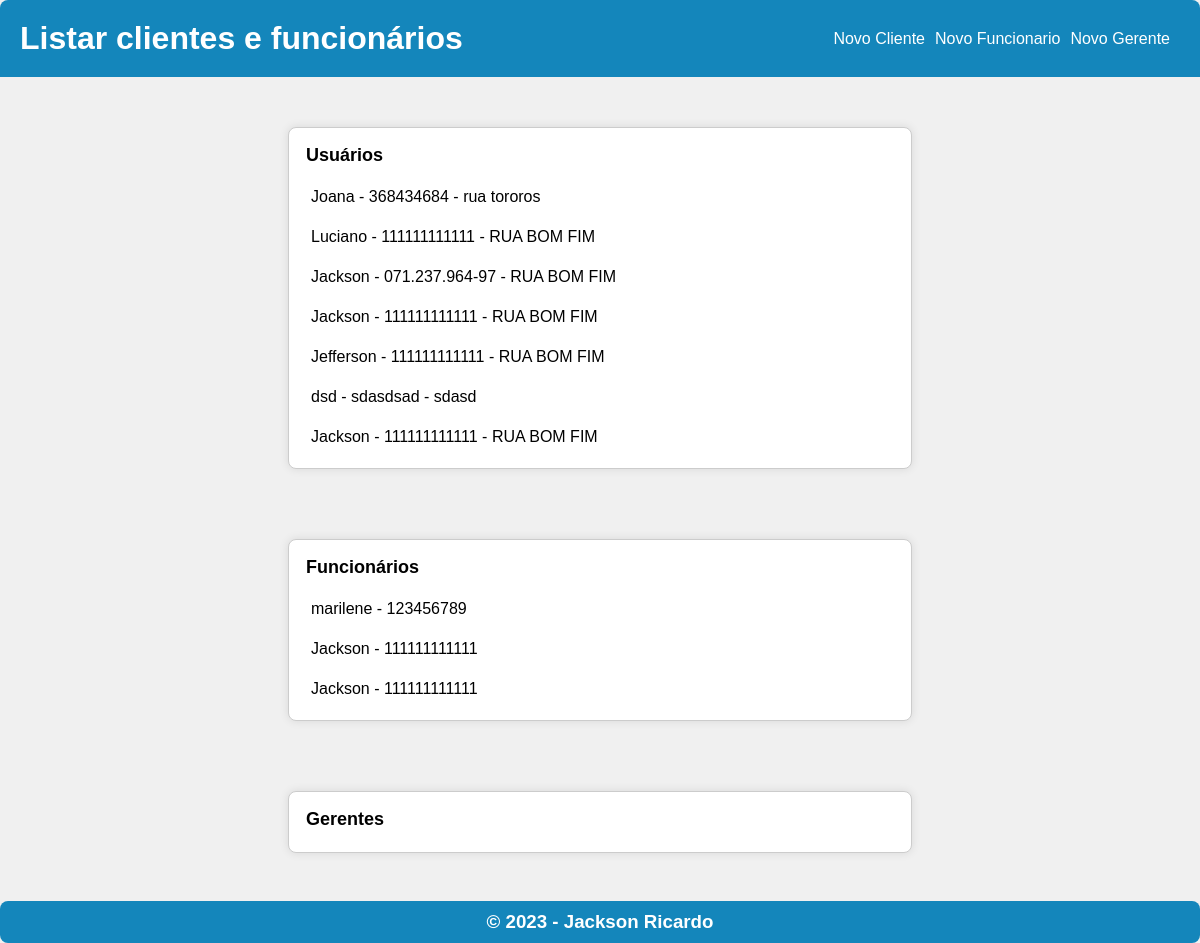
Page /home/ on the earlier database version.
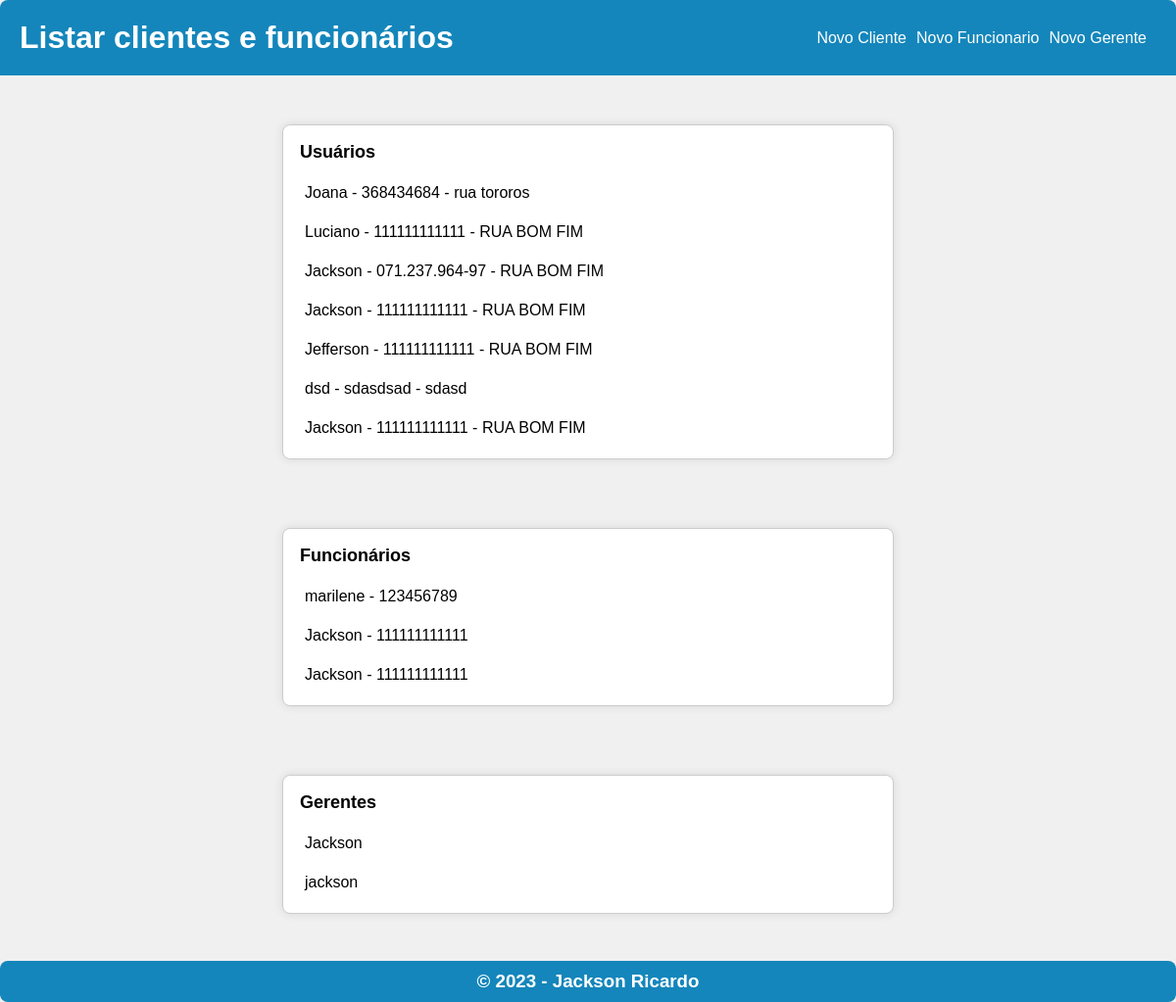
Same page on the later database version.
### clientes/models.py (models this page shows, shortened)
class Cliente(models.Model):
    nome = models.CharField(max_length=255, verbose_name="Nome")
    endereco = models.CharField(max_length=350, verbose_name="Endereço")
    telefone = models.CharField(max_length=255, verbose_name="Telefone")
    cpf = models.CharField(max_length=255, verbose_name="CPF")
    funcionario = models.ForeignKey(Funcionario, on_delete=models.SET_NULL, null=True, blank=True, related_name='clientes', verbose_name="Funcionário que atende")

class Funcionario(models.Model):
    nome = models.CharField(max_length=255, verbose_name="Nome")
    empresa = models.CharField(max_length=255, verbose_name="Empresa", null=True)
    instagram = models.CharField(max_length=255, verbose_name="Instagram", null=True)
    cpf = models.CharField(max_length=255, verbose_name="CPF")
    gerente = models.ForeignKey(Gerente, on_delete=models.SET_NULL, null=True, blank=True, related_name='funcionarios', verbose_name="Gerente")

class Gerente(models.Model):
    nome = models.CharField(max_length=255, verbose_name="Nome")

### clientes/views.py (the view)
# urls.py: path('home/', cliente_views.home, name='home'),
def home(request):
    clientes = Cliente.objects.all()
    funcionarios = Funcionario.objects.all()
    gerentes = Gerente.objects.all()
    contexto = {
        'clientes': clientes,
        'funcionarios': funcionarios,
        'gerentes': gerentes,
    }
    resposta = render(request, template_name="clientes/home.html", context=contexto)
    return HttpResponse(resposta)

### clientes/templates/clientes/home.html (shortened to what this page needs)
<!DOCTYPE html>
<html>
<head>
</head>
<body>
    <header>
        <span>
            <h1>Listar clientes e funcionários</h1>
        </span>
        <nav>
            <a href="{% url 'add_cliente' %}">Novo Cliente</a>
            <a href="{% url 'add_funcionario' %}">Novo Funcionario</a>
            <a href="{% url 'add_gerente' %}">Novo Gerente</a>
        </nav>
    </header>
    <div>
        <table>
            <tr>
                <td id="title">
                    Usuários
                </td>
            </tr>
            {% for cliente in clientes  %}
            <tr>
                <td class="cliente">
                    <a href="{% url 'detalhes_cliente' cliente.pk%}">
                        {{cliente.nome}} - {{cliente.cpf}} - {{cliente.endereco}}
                    </a>
                </td>
            </tr>
            {% endfor %}
        </table>
    </div>
    <div>
        <table>
            <tr>
                <td id="title">
                    Funcionários
                </td>
            </tr>
            {% for funcionario in funcionarios  %}
            <tr>
                <td class="cliente">
                    <a href="{% url 'detalhes_funcionario' funcionario.pk%}">
                        {{funcionario.nome}} - {{funcionario.cpf}}
                    </a>
                </td>
            </tr>
            {% endfor %}
        </table>
    </div>
    <div>
        <table>
            <tr>
                <td id="title">
                    Gerentes
                </td>
            </tr>
            {% for gerente in gerentes %}
            <tr>
                <td class="cliente">
                    <a href="{% url 'detalhes_gerente' gerente.pk %}">
                        {{ gerente.nome }}
                    </a>
                </td>
            </tr>
            {% endfor %}
        </table>
    </div>
    <footer>
        <h3>© 2023 - Jackson Ricardo</h3>
    </footer>
</body>
</html>

Differences in the rows shown:
added Gerente: nome "Jackson"
added Gerente: nome "jackson"
